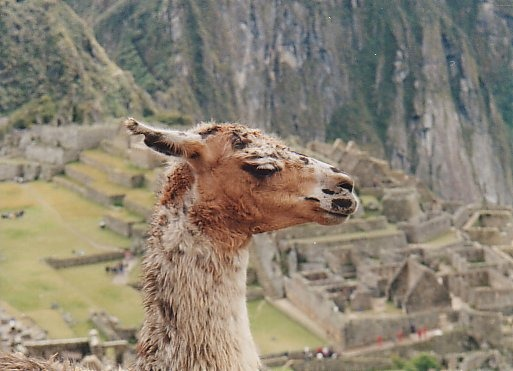
#> input picture assignment-3-samarthamahesh-main/images/llama.jpg, 513 x 371 px
$ jupyter execute --allow-errors Assignment3.ipynb
#> lines starting #> are read from the running program, lines starting #| are printed output that depends on the picture
# Assignment 3 - Image Segmentation using MRFs

## GrabCut

---
**TA** : Rohan, Prajwal
**Release date**: 05/03/21
**Submission date** : 16/03/21

---

For this assignment you will implement the GrabCut method mentioned in this [paper](https://cvg.ethz.ch/teaching/cvl/2012/grabcut-siggraph04.pdf). It is essentially an iterative version of GraphCut as shown in the figure below.

The code below takes an input image and follows these steps:
- It requires a bounding box to be drawn by the user to roughly segment out the foreground pixels
- It runs an initial min-cut optimization using the provided annotation
- The result of this optimization gives an initial segmentation
- To further refine this segmentation, the user provides two kinds of strokes to aid the optimization
    - strokes on the background pixels
    - strokes on the foreground pixels
- The algorithm now utilizes this to refine the original segmentation

You are allowed to use standard GMM libraries for the implementation. For usage of other libraries, please contact the TAs.

You can view this [video](https://www.youtube.com/watch?v=aOqOwM-Qbtg) to get a better idea of the steps involved.

Image segmentation is one exciting application of MRFs. You can further read about other applications of MRFs for Computer Vision [here](https://cedar.buffalo.edu/~srihari/CSE574/Chap8/Ch8-PGM-Undirected/9.5-MRFinCV.pdf).

#### Useful Links
* https://courses.engr.illinois.edu/cs543/sp2011/lectures/Lecture%2012%20-%20MRFs%20and%20Graph%20Cut%20Segmentation%20-%20Vision_Spring2011.pdf

[cell 1]
import numpy as np
import cv2

from sklearn.mixture import GaussianMixture
from igraph import Graph
from matplotlib import pyplot as plt

[cell 2]
class EventHandler:
    """
    Class for handling user input during segmentation iterations
    """

    def __init__(self, flags, img, _mask, colors):

        self.FLAGS = flags
        self.ix = -1
        self.iy = -1
        self.img = img
        self.img2 = self.img.copy()
        self._mask = _mask
        self.COLORS = colors

    @property
    def image(self):
        return self.img

    @image.setter
    def image(self, img):
        self.img = img

    @property
    def mask(self):
        return self._mask

    @mask.setter
    def mask(self, _mask):
        self._mask = _mask

    @property
    def flags(self):
        return self.FLAGS

    @flags.setter
    def flags(self, flags):
        self.FLAGS = flags

    # [42 lines left out: function handler, not called in this run]

[cell 3]
def run(filename: str):
    """
    Main loop that implements GrabCut.

    Input
    -----
    filename (str) : Path to image
    """

    COLORS = {
    'BLACK' : [0,0,0],
    'RED'   : [0, 0, 255],
    'GREEN' : [0, 255, 0],
    'BLUE'  : [255, 0, 0],
    'WHITE' : [255,255,255]
    }

    DRAW_BG = {'color' : COLORS['BLACK'], 'val' : 0}
    DRAW_FG = {'color' : COLORS['WHITE'], 'val' : 1}

    FLAGS = {
        'RECT' : (0, 0, 1, 1),
        'DRAW_STROKE': False,         # flag for drawing strokes
        'DRAW_RECT' : False,          # flag for drawing rectangle
        'rect_over' : False,          # flag to check if rectangle is  drawn
        'rect_or_mask' : -1,          # flag for selecting rectangle or stroke mode
        'value' : DRAW_FG,            # drawing strokes initialized to mark foreground
    }

    img = cv2.imread(filename)
    img2 = img.copy()
    mask = 2*np.ones(img.shape[:2], dtype = np.uint8) # mask is a trinary array with : 0 - background pixels
                                                      #                                1 - foreground pixels
    output = np.zeros(img.shape, np.uint8)            # output image to be shown       2 - unknown pixels

    # Input and segmentation windows
    cv2.namedWindow('Input Image')
    cv2.namedWindow('Segmented output')

    EventObj = EventHandler(FLAGS, img, mask, COLORS)
    cv2.setMouseCallback('Input Image', EventObj.handler)
    cv2.moveWindow('Input Image', img.shape[1] + 10, 90)

    im_mask = np.zeros(img.shape[:2])

    while(1):

        img = EventObj.image
        FLAGS = EventObj.flags
        cv2.imshow('Segmented image', output)
        cv2.imshow('Input Image', img)

        k = cv2.waitKey(1)

        # key bindings
        if k == 27:
            # esc to exit
            break

        elif k == ord('0'):
            # Strokes for background
            FLAGS['value'] = DRAW_BG

        elif k == ord('1'):
            # FG drawing
            FLAGS['value'] = DRAW_FG

        elif k == ord('r'):
            # reset everything
            FLAGS['RECT'] = (0, 0, 1, 1)
            FLAGS['DRAW_STROKE'] = False
            FLAGS['DRAW_RECT'] = False
            FLAGS['rect_or_mask'] = -1
            FLAGS['rect_over'] = False
            FLAGS['value'] = DRAW_FG
            img = img2.copy()
            mask = 2*np.ones(img.shape[:2], dtype = np.uint8)
            EventObj.image = img
            EventObj.mask = mask
            im_mask = np.zeros(img.shape[:2])
            output = np.zeros(img.shape, np.uint8)

        elif k == 13:
            # Press carriage return to initiate segmentation
            #-------------------------------------------------#
            # Implement GrabCut here.                         #
            # Function should return a mask which can be used #
            # to segment the original image as shown on L90   #
            #-------------------------------------------------#
            print('Segmentation started!!!\n')

            # Params
            h, w, _ = img2.shape
            K = 5
            gamma = 50
            iters = 3

            # Rectangle and strokes info
            y, x, dy, dx = EventObj.flags['RECT']
            event_mask = EventObj.mask

            # Initial alpha mask
            alpha = np.zeros((h, w))
            alpha[x:x+dx, y:y+dy] = 1
            alpha[np.where(event_mask == 0)] = 0
            alpha[np.where(event_mask == 1)] = 2

            # Collapsed indices
            im_ver = np.arange(h*w).reshape(h, w)

            # Initiating sets for fg, bg, un
            T_B = np.where(alpha == 0)
            bg_ver = im_ver[T_B].reshape(-1, 1)
            bg_px = img2[T_B]

            T_U = np.where(alpha == 1)
            un_ver = im_ver[T_U].reshape(-1, 1)
            un_px = img2[T_U]

            T_F = np.where(alpha == 2)
            fg_ver = im_ver[T_F].reshape(-1, 1)
            fg_px = img2[T_F]

            # Initiating Gaussian Mixtures
            gmm_bg = GaussianMixture(n_components=K)
            gmm_un = GaussianMixture(n_components=K)

            # Computing the distances of adjacent pixels (8-connectivity)
            norm_h = np.sum((img2[:, :-1] - img2[:, 1:])**2, axis=2).reshape(-1, 1)
            norm_v = np.sum((img2[:-1, :] - img2[1:, :])**2, axis=2).reshape(-1, 1)
            norm_dl = np.sum((img2[:-1, :-1] - img2[1:, 1:])**2, axis=2).reshape(-1, 1)
            norm_dr = np.sum((img2[:-1, 1:] - img2[1:, :-1])**2, axis=2).reshape(-1, 1)

            # Calculating beta
            beta = 1/(2*(np.sum(norm_h) + np.sum(norm_v) + np.sum(norm_dl) + np.sum(norm_dr))/(4*h*w - 3*h - 3*w + 2))

            # Making edges and weights
            edge_h = np.hstack((im_ver[:, :-1].reshape(-1, 1), im_ver[:, 1:].reshape(-1, 1)))
            weights_h = gamma * np.exp(-beta * norm_h)
            edge_v = np.hstack((im_ver[:-1, :].reshape(-1, 1), im_ver[1:, :].reshape(-1, 1)))
            weights_v = gamma * np.exp(-beta * norm_v)
            edge_dl = np.hstack((im_ver[:-1, :-1].reshape(-1, 1), im_ver[1:, 1:].reshape(-1, 1)))
            weights_dl = gamma * np.exp(-beta * norm_dl)/np.sqrt(2)
            edge_dr = np.hstack((im_ver[:-1, 1:].reshape(-1, 1), im_ver[1:, :-1].reshape(-1, 1)))
            weights_dr = gamma * np.exp(-beta * norm_dr)/np.sqrt(2)

            edge_sb = np.hstack((bg_ver, np.ones(bg_ver.shape)*(h*w)))
            weights_sb = np.ones(bg_ver.shape)*gamma*9
            edge_tb = np.hstack((bg_ver, np.ones(bg_ver.shape)*(h*w+1)))
            weights_tb = np.zeros(bg_ver.shape)

            edge_sf = np.hstack((fg_ver, np.ones(fg_ver.shape)*(h*w)))
            weights_sf = np.zeros(fg_ver.shape)
            edge_tf = np.hstack((fg_ver, np.ones(fg_ver.shape)*(h*w+1)))
            weights_tf = np.ones(fg_ver.shape)*gamma*9

            edges = np.vstack((edge_h, edge_v, edge_dl, edge_dr, edge_sb, edge_tb, edge_sf, edge_tf))
            weights = np.vstack((weights_h, weights_v, weights_dl, weights_dr, weights_sb, weights_tb, weights_sf, weights_tf))

            # Linearizing the image vector
            tmp_im = img2.reshape(-1, 3)

            for i in range(iters):
                # Copy edges and weights
                tmp_edges = np.copy(edges)
                tmp_weights = np.copy(weights)

                # Fit pixels to Gaussian Mixtures
                gmm_bg.fit(tmp_im[bg_ver[:, 0]])
                gmm_un.fit(tmp_im[un_ver[:, 0]])

                # Obtaining edge weights of un pixels to source and terminal
                s_edge = np.hstack((un_ver, np.ones(un_ver.shape)*(h*w)))
                s_weight = -gmm_un.score_samples(tmp_im[un_ver[:, 0]]).reshape(-1, 1)

                t_edge = np.hstack((un_ver, np.ones(un_ver.shape)*(h*w+1)))
                t_weight = -gmm_bg.score_samples(tmp_im[un_ver[:, 0]]).reshape(-1, 1)

                tmp_e = np.vstack((edges, s_edge, t_edge)).astype(int)
                tmp_w = np.vstack((weights, s_weight, t_weight))

                # Initiating graph
                G = Graph()
                G.es['weight'] = 1
                G.add_vertices(h*w+2)
                G.add_edges(tmp_e)
                G.es['weight'] = tmp_w.flatten()

                # Graph min-cut
                cut = G.mincut(h*w, h*w+1, capacity='weight')

                # Obtaining new set of bg and un vertices (indices)
                bg_ver = np.array(cut[0])
                bg_ver = bg_ver[(bg_ver != h*w) & (bg_ver != h*w+1)].reshape(-1, 1)
                un_ver = np.array(cut[1])
                un_ver = un_ver[(un_ver != h*w) & (un_ver != h*w+1)].reshape(-1, 1)
                print('Iteration '+str(i+1)+' completed')

            # Preparing mask for the image
            alpha = np.zeros(h*w)
            alpha[un_ver] = 1
            im_mask = alpha.reshape(h, w)
            print('Segmentation done!!!\n')

        EventObj.flags = FLAGS
        mask2 = np.where((im_mask == 1), 255, 0).astype('uint8')
        output = cv2.bitwise_and(img2, img2, mask = mask2)

# Demonstrations

---

K (number of GMM components) = 5\
gamma = 50\
iters (number of iterations) = 3

[cell 4]
if __name__ == '__main__':
    filename = '../images/llama.jpg'               # Path to image file
    run(filename)
#> in run, img is the input picture: shape (371, 513, 3); mean B, G, R 114.9, 130.7, 139.5
#> in __init__, `self._mask = _mask`: self._mask: shape (371, 513); every value is 2
#> in run, `FLAGS = EventObj.flags`: FLAGS = 6 items
#> (key Esc is pressed here)
    cv2.destroyAllWindows()

#> (a cell that did not finish here is left out)

#> call 2 of run, with filename = '../images/banana1.jpg'
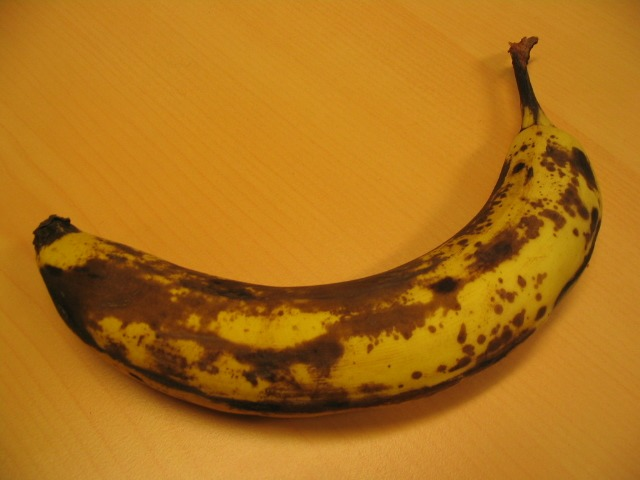
#> input picture assignment-3/images/banana1.jpg, 640 x 480 px, found by its file name
#> in run, img is the input picture: shape (480, 640, 3); mean B, G, R 25.2, 113.9, 175.1
#> in __init__ (call 2), `self._mask = _mask`: self._mask: shape (480, 640); every value is 2
#> (key Enter is pressed here)
#> in run (call 2), `y, x, dy, dx = EventObj.flags['RECT']`: y = 0; dy = 1
#> in run (call 2), `un_px = img2[T_U]`: un_px = [[17, 90, 140]]
#> in run (call 2), `fg_px = img2[T_F]`: fg_px = empty array
#> in run (call 2), `beta = 1/(2*(np.sum(norm_h) + np.sum(norm_v) + np.sum(norm_dl) + np.su..`: beta = 0.0137
    cv2.destroyAllWindows()

[cell 6]
if __name__ == '__main__':
    filename = '../images/bool.jpg'               # Path to image file
    run(filename)
#> call 3 of run, with filename = '../images/bool.jpg'
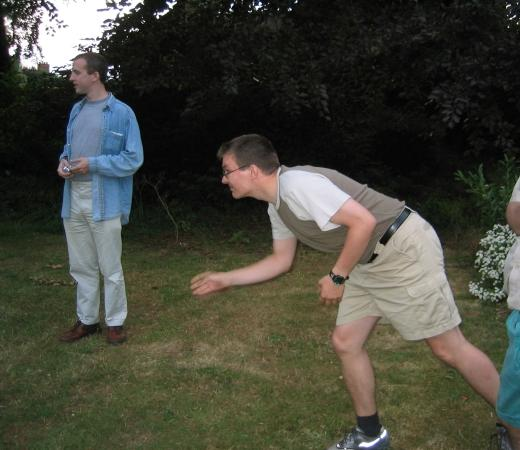
#> input picture assignment-3/images/bool.jpg, 520 x 450 px, found by its file name
#> in run, img is the input picture: shape (450, 520, 3); mean B, G, R 58.5, 69.5, 69.2
#> in __init__ (call 3), `self._mask = _mask`: self._mask: shape (450, 520); every value is 2
#> in flags, `self.FLAGS = flags`: self.FLAGS = 6 items
    cv2.destroyAllWindows()

#> (a cell that did not finish here is left out)

    cv2.destroyAllWindows()

#> (a cell that did not finish here is left out)

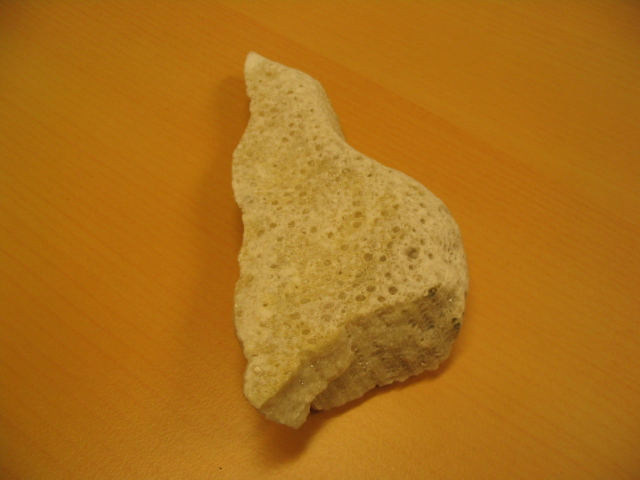
#> input picture assignment-3-samarthamahesh-main/images/stone1.jpg, 640 x 480 px
#> in run, img is the input picture: shape (480, 640, 3); mean B, G, R 23.6, 110.7, 171.8
#> in run (call 5), `im_ver = np.arange(h*w).reshape(h, w)`:
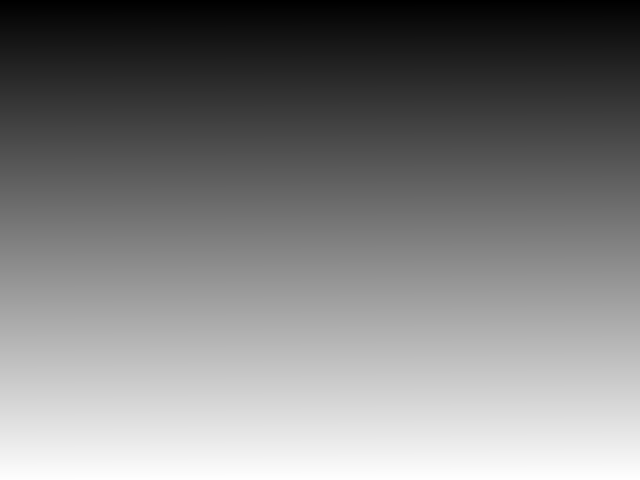
#> im_ver: shape (480, 640) int64; min 0, max 307199, mean 153599.5; drawn with min black and max white
#> in run (call 5), `un_px = img2[T_U]`: un_px = [[11, 70, 120]]
#> in run (call 5), `beta = 1/(2*(np.sum(norm_h) + np.sum(norm_v) + np.sum(norm_dl) + np.su..`: beta = 0.0152
